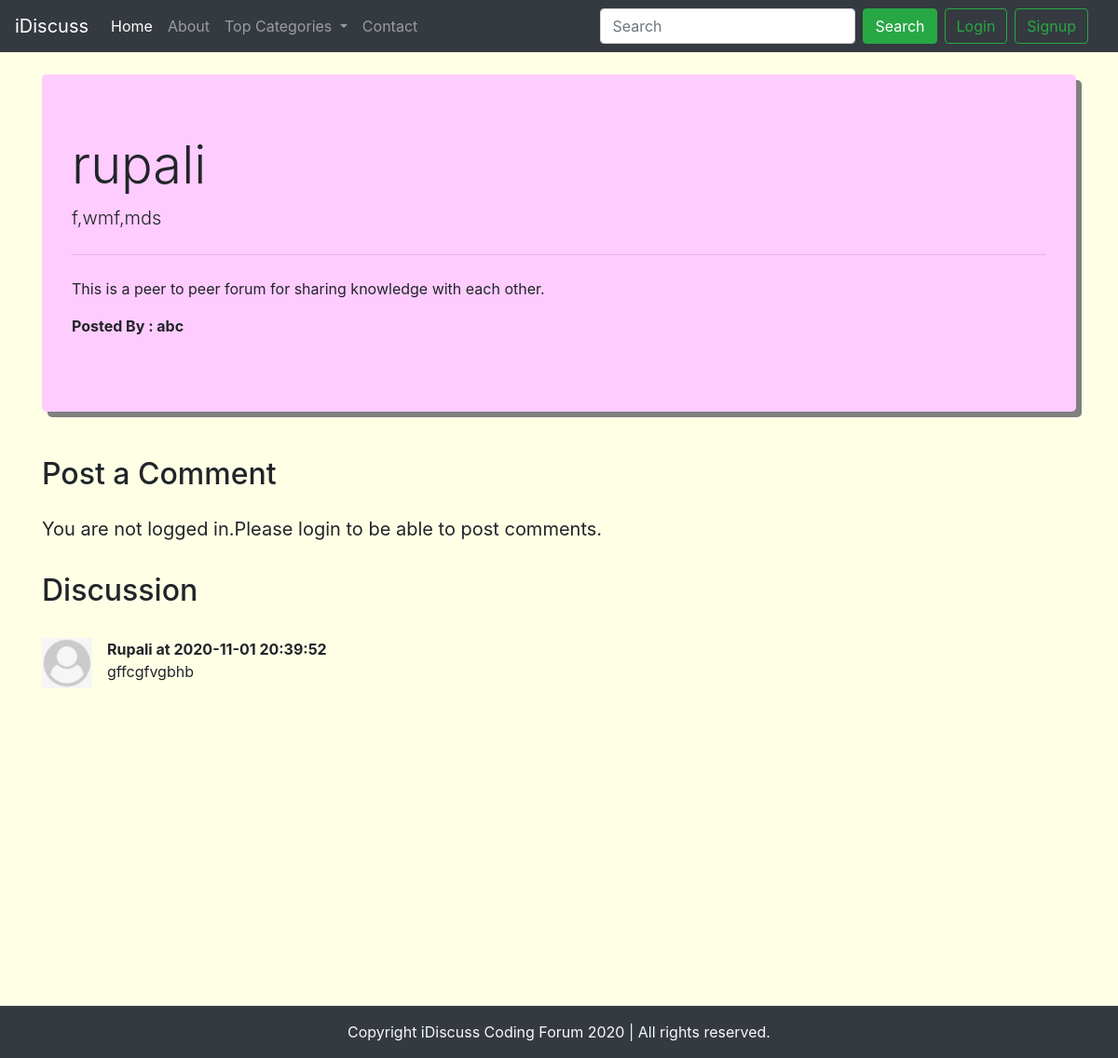
Screenshot of /thread.php?threadid=3 with the database file from the repository.
### tables this page shows
CREATE TABLE `threads` (
  `thread_id` int(7) NOT NULL,
  `thread_title` varchar(255) NOT NULL,
  `thread_desc` text NOT NULL,
  `thread_cat_id` int(7) NOT NULL,
  `thread_user_id` int(7) NOT NULL,
  `thread_time` datetime NOT NULL DEFAULT current_timestamp()
);

CREATE TABLE `users` (
  `srno` int(11) NOT NULL,
  `username` varchar(30) NOT NULL,
  `user_password` varchar(255) NOT NULL,
  `timestamp` datetime NOT NULL DEFAULT current_timestamp()
);

CREATE TABLE `comments` (
  `comment_id` int(8) NOT NULL,
  `comment_content` text NOT NULL,
  `thread_id` int(8) NOT NULL,
  `comment_by` int(8) NOT NULL,
  `comment_time` datetime NOT NULL DEFAULT current_timestamp()
);

### thread.php (the view, shortened to what this page needs)
<!doctype html>
<html lang="en">
<head>
    <link rel="stylesheet" href="https://maxcdn.bootstrapcdn.com/bootstrap/4.0.0/css/bootstrap.min.css"
>
</head>
<body>
    <?php  include 'partials/dbconnect.php'; ?>
    <?php  include 'partials/header.php'; ?>
  <?php
$id = $_GET['threadid'];
$sql="SELECT * FROM `threads` WHERE thread_id=$id";
$result = mysqli_query($conn,$sql);
while($row = mysqli_fetch_assoc($result))
{
    $title = $row['thread_title'];
    $desc = $row['thread_desc'];
    $thread_user_id = $row['thread_user_id'];
         $sql2 ="select username from `users` where `srno`='$thread_user_id' ";
         $result2 = mysqli_query($conn,$sql2);
         $row2 = mysqli_fetch_assoc($result2);
         $posted_by = $row2['username'];
}
?>
    <div class="container my-4">
        <div class="jumbotron">
            <h3 class="display-4"><?php echo $title; ?> </h3>
            <p class="lead"><?php echo $desc;  ?></p>
            <hr class="my-4">
            <p>This is a peer to peer forum for sharing knowledge with each other.</p>
            <p><b>Posted By : <?php echo $posted_by?></b></p>
        </div>
    </div>
<?php
if(isset($_SESSION['login']) && $_SESSION['login']==true)
{
  echo '<div class="container">
        <h2 class="py-3">Post a Comment</h2>
        <form action=" '. $_SERVER['REQUEST_URI'] .'" method="post">
            <div class="form-group">
                <label for="comment">Type your comment</label>
                <textarea class="form-control" id="comment" name="comment" rows="3"></textarea>
                <input type="hidden" name="sno" value='.$_SESSION['sno'].'>
            </div>
            <button type="submit" class="btn btn-success">Post Comment</button>
        </form>
        </div>';
}
else
{
   echo' <div class="container">
    <h2 class="py-3">Post a Comment</h2>
    <p class="lead"><b>You are not logged in.Please login to be able to post comments.</b></p>
    </div>';
}
    ?>
       <div class="container mb-5" id="ques">
        <h2 class="py-3">Discussion</h2>
     <?php
        $id = $_GET['threadid'];
       $sql="SELECT * FROM `comments` WHERE thread_id=$id";
        $result = mysqli_query($conn,$sql);
                    while($row = mysqli_fetch_assoc($result))
                    {
                         $content = $row['comment_content'];
                         $time = $row['comment_time'];
                         $thread_user_id =$row['comment_by'];
                        $sql2 ="select username from `users` where `srno`='$thread_user_id' ";
                        $result2 = mysqli_query($conn,$sql2);
                        $row2 = mysqli_fetch_assoc($result2);
                      echo '<div class="media my-3">
                                <img class="mr-3" src="img/user.png" width="54px" alt="Generic placeholder image">
                                <div class="media-body">
                               <p class ="font-weight-bold my-0">'.$row2['username'].' at '.$time.'</p>
                                '.$content.'
                                </div>
                            </div>';
                    }
        ?>
    </div>
    <?php include 'partials/footer.php' ?>
</body>
</html>

### thread.php (style rules this page uses)
body { background-color:#ffffe6; }
#ques { min-height: 433px; }
.jumbotron { box-shadow: 6px 6px gray; background-color:#ffccff; }

### rows the page displays
threads: thread_title "rupali", thread_desc "f,wmf,mds"
users: username "abc"
comments: users.username "Rupali", comment_time "2020-11-01 20:39:52", comment_content "gffcgfvgbhb"
